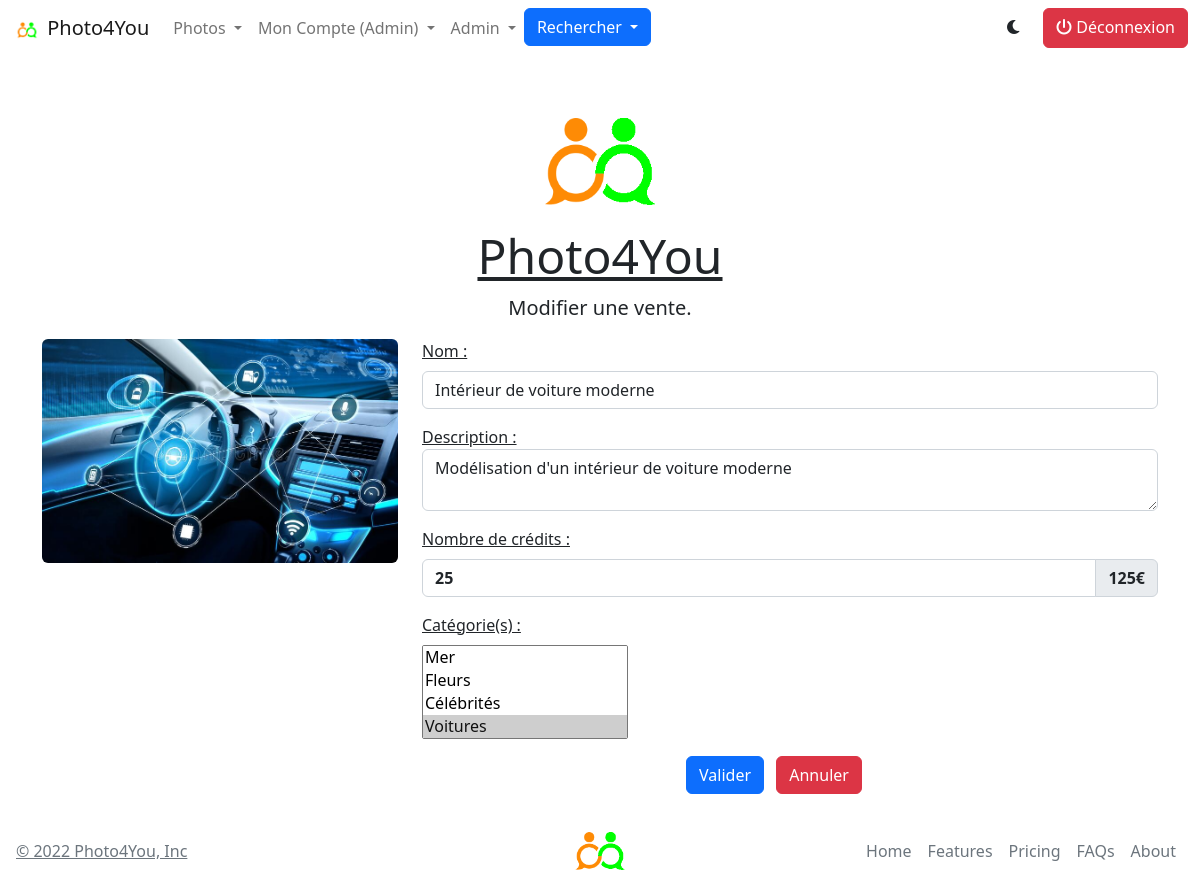
The page /modifier-ventes.php?id=26&admin=admin (signed in) on the database its author committed.
### tables this page shows
CREATE TABLE `photos` (
  `Id` int(11) NOT NULL,
  `Nom` varchar(65) NOT NULL,
  `Description` text NOT NULL,
  `Prix` int(11) NOT NULL,
  `Vendeur` int(11) NOT NULL,
  `Proprietaire` int(11) NOT NULL,
  `Url` varchar(256) NOT NULL,
  `DatePublication` date NOT NULL,
  `DateAcquisition` date DEFAULT NULL,
  `checked` tinyint(1) NOT NULL DEFAULT 0
);

### includes/connection.inc.php (called while the page is built, shortened)
<?php
    $host = "127.0.0.1";
    $db = "photo4you2";
    $user = "root";
    $pass ="";
    try {
        $db = new PDO("mysql:host =$host;dbname=$db;charset=utf8",$user,$pass);
        $db->setAttribute(PDO::ATTR_ERRMODE, PDO::ERRMODE_EXCEPTION);
    } catch (PDOException $e) {
        echo'Echec de la connexion :' .$e->getMessage();
        die();
    }
    include_once("./includes/functions.inc.php");
    $managerCategorie = new CategorieManager($db);
    $managerPhoto = new PhotoManager($db);
?>

### classes/PhotoManager.class.php (called while the page is built, shortened)
<?php
    class PhotoManager {
        private $_db;
        public function getPhotoById($idPhoto) {
            $req = $this->_db->prepare("SELECT photos.DatePublication, photos.DateAcquisition,description,photos.Id,Url,photos.Nom, photos.Prix, GROUP_CONCAT(categories.Nom SEPARATOR ', ') AS Categories
                                        FROM photos
                                        JOIN appartenir ON photos.Id = appartenir.Photo
                                        JOIN categories ON categories.Id = appartenir.Categorie
                                        WHERE photos.id = :mid
                                        GROUP BY photos.Id");
            $req->execute(array(':mid' => $idPhoto));
            return $req->fetch(PDO::FETCH_ASSOC);
        }
        public function setDb(PDO $db) {
            $this->_db = $db;
        }
    }
?>

### classes/CategorieManager.class.php (called while the page is built, shortened)
<?php
class CategorieManager {
	private $_db;
	public function getList() {
		$req =  $this->_db->prepare('SELECT * FROM categories');
		try {
			$req->execute();
			return $req->fetchAll(PDO::FETCH_ASSOC);
		} catch(PDOException $e) {
			echo $e->getMessage();
		}
	}
	public function setDb(PDO $db) {
		$this->_db = $db;
	}
}
?>

### modifier-ventes.php (the view, shortened to what this page needs)
<?php
    include_once("./includes/connection.inc.php");
    $idPhoto = htmlspecialchars($_GET['id']);
    if(!$photo = $managerPhoto->getPhotoById($idPhoto)) {header('Location: mes-ventes.php');}
    $categorieList = explode(", ",$photo['Categories']);
    include_once("./includes/header.inc.php");
    echo generationEntete("Photo4You", "Modifier une vente.");
?>
    <div class="container">
        <div class="row">
            <div class="col-lg-4 col-sm-12">
                <img src="./images/ventes/<?=$photo['Url']?>" alt="Votre Image" class="img-fluid rounded grow">
            </div>
            <div class="col-lg-8 col-sm-12">
                <form class="row needs-validation" action="modifier-ventes.php?id=<?=$_GET['id']?><?php if(isset($_GET['admin']) && !empty($_GET["admin"])){echo("&admin=admin");}?>" method="POST" novalidate>
                    <div class="col-12">
                        <label for="nom" class="form-label text-decoration-underline">Nom :</label>
                        <input type="text" name="nom" id="nom" class="form-control" value="<?=$photo['Nom']?>" required autofocus>
                    </div>
                    <div class="col-12 mt-3">
                        <label for="description" class="text-decoration-underline">Description :</label>
                        <textarea required class="form-control" id="description" name="description"><?=$photo['description']?></textarea>
                    </div>
                    <div class="col-12 mt-3">
                        <label for="credits" class="form-label text-decoration-underline">Nombre de crédits :</label>
                        <div class="input-group">
                            <input required onkeyup="changeMoneyInput(this.value*5,'sum')" type="number" min="0" pattern="[0-9]{6}" value="<?=$photo['Prix']?>" id="credits" name="credits" class="form-control fw-bolder" value="0">
                            <span class="input-group-text fw-bolder"><span id="sum"><?= number_format($photo['Prix']*5, 0, '.', ' ')?></span> €</span>
                        </div>
                    </div>
                    <div class="col-12 mt-3">
                        <label for="categories" class="form-label text-decoration-underline">Catégorie(s) :</label><br>
                        <select required name="categories[]" id="categories" multiple>
                            <?php foreach($managerCategorie->getList() as $categories): ?>
                                <option <?php if(in_array($categories['Nom'],$categorieList)) { echo("selected"); } ?> value="<?=$categories['Id']?>"><?=$categories['Nom']?></option>
                            <?php endforeach; ?>
                        </select>
                    </div>
                    <div class="row my-3">
                        <div class="col text-center">
                            <input type="submit" value="Valider" class="btn btn-primary" name="valider">
                            <a class="btn btn-danger mx-2" href="./mes-ventes.php" role="button">Annuler</a>
                        </div>
                    </div>
                </form>
            </div>
        </div>
    </div>
    <link rel="stylesheet" href="https://cdn.jsdelivr.net/gh/habibmhamadi/multi-select-tag/dist/css/multi-select-tag.css">
<?php
    include_once("./includes/footer.inc.php");
?>

### styles/style.css (style rules this page uses)
.grow { transition: transform 0.7s; }

### rows shown on the page
photos: Url (picture), nom "Intérieur de voiture moderne", description "Modélisation d'un intérieur de voiture moderne", credits "25", $photo['Prix']*5 "125"

### other values the page prints
$_SESSION["type"] "Admin"
$titre "Photo4You"
$sous_titre "Modifier une vente."
form field value "Mer / Fleurs / Célébrités / Voitures ☑"
